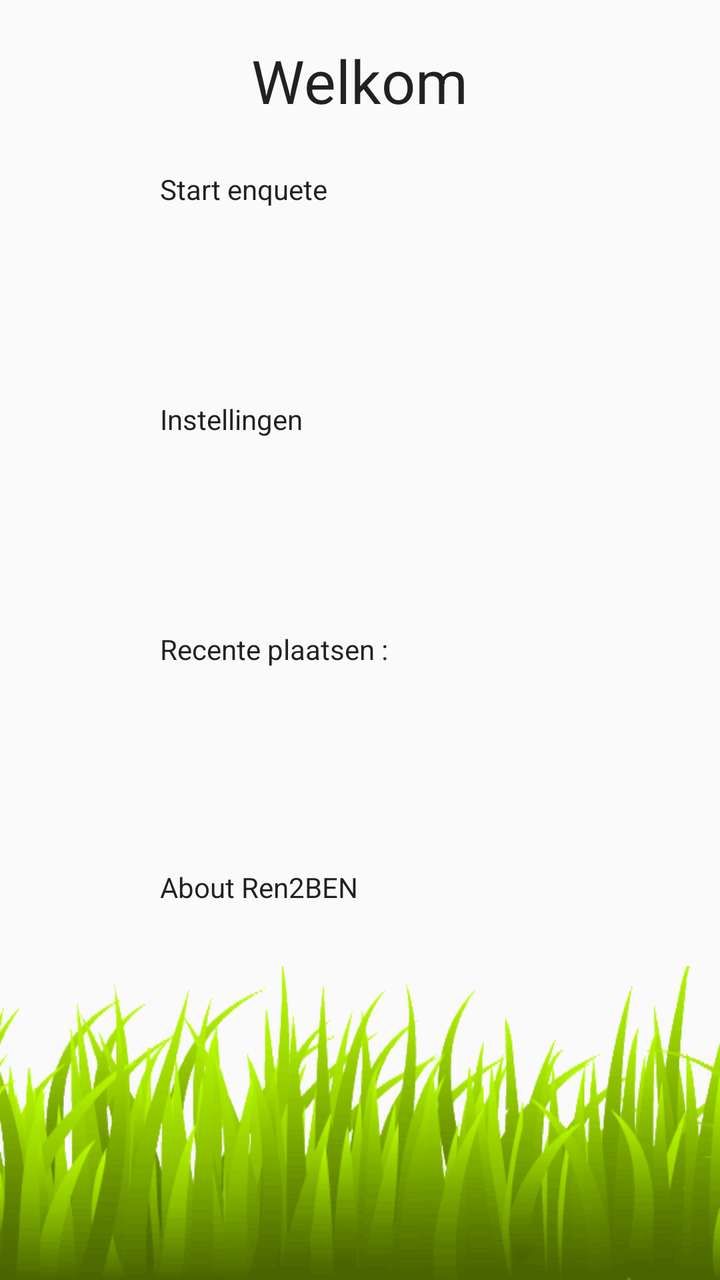
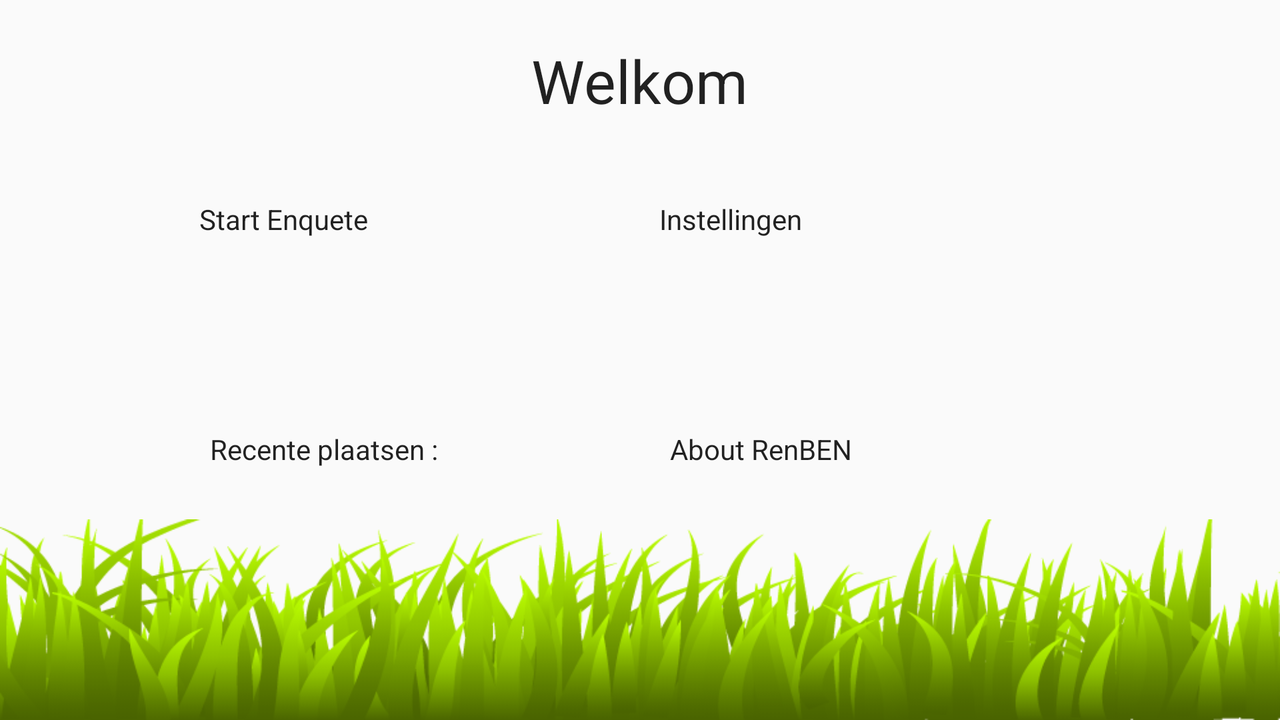

The same Android screen from two of the app's own layout files: first res/layout/ as a phone draws it, then the repository's variant for another configuration, drawn on a device whose configuration selects that folder. Both files follow.
<!-- AndroidManifest.xml: application theme ThemeBostoen -->
<!-- res/layout/home_layout.xml -->
<?xml version="1.0" encoding="utf-8"?>
<RelativeLayout xmlns:android="http://schemas.android.com/apk/res/android"
    android:layout_width="match_parent" android:layout_height="match_parent">
    <RelativeLayout
        android:layout_width="fill_parent"
        android:layout_height="wrap_content">
        <ImageView
            android:layout_width="fill_parent"
            android:layout_height="wrap_content"
            android:src="@drawable/footer"
            android:contentDescription="footer_image"
            android:scaleType="fitXY"
            android:layout_alignParentBottom="true"/>
    </RelativeLayout>
    <LinearLayout
        android:orientation="vertical"
        android:layout_width="match_parent"
        android:layout_height="match_parent"
        >

        <TextView
            android:layout_width="wrap_content"
            android:layout_height="50dp"
            android:textAppearance="?android:attr/textAppearanceLarge"
            android:text="@string/lblWelcomeHome"
            android:id="@+id/txtWelkom"
            android:layout_marginTop="20dp"
            android:layout_marginBottom="15dp"
            android:textSize="30sp"
            android:layout_gravity="center_horizontal" />

        <LinearLayout
            android:orientation="vertical"
            android:layout_width="match_parent"
            android:layout_height="match_parent">

            <Button
                android:layout_width="@dimen/button_width"
                android:layout_height="@dimen/button_height"
                android:text="@string/btnStartHome"
                android:id="@+id/btnStart"
                android:layout_marginBottom="50dp"
                android:layout_gravity="center_horizontal" />

            <Button
                android:layout_width="@dimen/button_width"
                android:layout_height="@dimen/button_height"
                android:text="@string/btnSettingsHome"
                android:id="@+id/btnSettings"
                android:layout_gravity="center_horizontal" />

            <Button
                android:layout_width="@dimen/button_width"
                android:layout_height="@dimen/button_height"
                android:id="@+id/plaatsButton"
                android:text="@string/plaats_historiek"
                android:layout_gravity="center_horizontal"
                android:layout_marginTop="50dp" />/>

            <Button
                android:layout_width="@dimen/button_width"
                android:layout_height="@dimen/button_height"
                android:text="@string/btnAboutHome"
                android:id="@+id/btnAbout"
                android:layout_marginTop="54dp"
                android:layout_gravity="center_horizontal" />
        </LinearLayout>

    </LinearLayout>

</RelativeLayout>
<!-- resources referenced by this layout -->
<resources>
  <dimen name="button_height">65dp</dimen>
  <dimen name="button_width">200dp</dimen>
  <string name="btnAboutHome">About Ren2BEN</string>
  <string name="btnSettingsHome">Instellingen</string>
  <string name="btnStartHome">Start enquete</string>
  <string name="lblWelcomeHome">Welkom</string>
  <string name="plaats_historiek">Recente plaatsen :</string>
  <style name="ThemeBostoen" parent="@style/Theme.AppCompat.Light.NoActionBar">
          <item name="android:textColorPrimary">#000000</item>
          <item name="android:colorForeground">#e3000b</item>
          <item name="android:colorBackground">#ffffffff</item>
          <item name="android:windowTitleBackgroundStyle">@style/WindowTitleBackground</item>
          <item name="android:windowBackground">@color/background</item>
  
          <item name="android:windowNoTitle">true</item>
          <item name="android:textViewStyle">@style/RobotoTextViewStyle</item>
          <item name="android:windowTitleSize">50dip</item>
          <item name="android:listViewStyle">@style/listViewStyle</item>
          <item name="android:radioButtonStyle">@style/radiobutton</item>
          <item name="android:buttonStyle">@style/button_style</item>
          <item name="android:textSize">20dp</item>
          <item name="buttonStyle">@style/button_style</item>
  
  
  </style>
  <style name="WindowTitleBackground">
          <item name="android:background">#e3000b</item>
      </style>
  <color name="background">#ffffffff</color>
  <style name="RobotoTextViewStyle">
          <item name="android:fontFamily">"fonts/Robot-Regular"</item>
          <item name="android:textColor">#000000</item>
  
      </style>
  <style name="listViewStyle" parent="android:style/Widget.ListView">
          <item name="android:background">#ffffff</item>
          <item name="android:textViewStyle">@style/RobotoTextViewStyle</item>
      </style>
  <style name="radiobutton" parent="@android:style/Widget.CompoundButton.RadioButton">
          <item name="android:button">@drawable/selectr</item>
          <item name="android:textColor">#000000</item>
      </style>
  <style name="button_style">
          <item name="android:fontFamily">"fonts/Robot-Regular"</item>
          <item name="android:textColor">#E0E0E0</item>
          <item name="android:gravity">center_horizontal</item>
          <item name="android:textStyle">bold</item>
          <item name="android:textSize">20dp</item>
          <item name="android:background">@drawable/costum_button_red</item>
  
      </style>
  <!-- drawable selectr (drawable) -->
  <?xml version="1.0" encoding="utf-8"?>
  <selector xmlns:android="http://schemas.android.com/apk/res/android">
      <item android:state_checked="true" android:state_window_focused="false"
          android:drawable="@drawable/rbtn_checked" />
      <item android:state_checked="false" android:state_window_focused="false"
          android:drawable="@drawable/rbtn_unchecked" />
      <item android:state_checked="true" android:state_pressed="true"
          android:drawable="@drawable/rbtn_checked" />
      <item android:state_checked="false" android:state_pressed="true"
          android:drawable="@drawable/rbtn_unchecked" />
      <item android:state_checked="true" android:state_focused="true"
          android:drawable="@drawable/rbtn_checked" />
      <item android:state_checked="false" android:state_focused="true"
          android:drawable="@drawable/rbtn_unchecked" />
      <item android:state_checked="false" android:drawable="@drawable/rbtn_unchecked" />
      <item android:state_checked="true" android:drawable="@drawable/rbtn_checked" />
  </selector>
</resources>
<!-- res/layout-land/home_layout.xml (the repository's variant of the layout above) -->
<!-- drawn on the phone turned sideways -->
<?xml version="1.0" encoding="utf-8"?>
<RelativeLayout xmlns:android="http://schemas.android.com/apk/res/android"
    android:layout_width="match_parent" android:layout_height="match_parent">

    <RelativeLayout
        android:layout_width="fill_parent"
        android:layout_height="wrap_content">
        <ImageView
            android:layout_width="fill_parent"
            android:layout_height="wrap_content"
            android:src="@drawable/footer_landscape_small"
            android:scaleType="fitEnd"
            android:layout_alignParentBottom="true"/>
    </RelativeLayout>

    <TextView
        android:layout_width="wrap_content"
        android:layout_height="wrap_content"
        android:textAppearance="?android:attr/textAppearanceLarge"
        android:text="Welkom"
        android:id="@+id/txtWelkom"
        android:layout_marginTop="20dp"
        android:textSize="30sp"
        android:layout_marginBottom="20dp"
        android:layout_alignParentTop="true"
        android:layout_centerHorizontal="true" />

    <LinearLayout
        android:orientation="vertical"
        android:layout_width="match_parent"
        android:layout_height="match_parent"
        android:layout_marginTop="100dp">

        <LinearLayout
        android:layout_width="match_parent"
        android:layout_height="wrap_content"
        android:orientation="horizontal"
        android:layout_below="@id/txtWelkom"
        android:gravity="center_horizontal|center_vertical"
        android:weightSum="1">
        <Button
            android:layout_width="@dimen/button_width"
            android:layout_height="@dimen/button_height"
            android:text="Start Enquete"
            android:id="@+id/btnStart" />

        <Button
            android:layout_width="@dimen/button_width"
            android:layout_height="@dimen/button_height"
            android:text="Instellingen"
            android:id="@+id/btnSettings"
            android:layout_marginLeft="30dp"
            android:layout_weight="0.05" />

    </LinearLayout>

        <LinearLayout
            android:orientation="horizontal"
            android:layout_width="wrap_content"
            android:layout_height="wrap_content"
            android:layout_marginTop="50dp"
            android:layout_gravity="center_horizontal">

            <Button
                android:layout_width="@dimen/button_width"
                android:layout_height="@dimen/button_height"
                android:id="@+id/plaatsButton"
                android:text="@string/plaats_historiek"
                android:layout_centerHorizontal="true"/>

            <Button
                android:layout_width="@dimen/button_width"
                android:layout_height="@dimen/button_height"
                android:text="About RenBEN"
                android:id="@+id/btnAbout"
                android:layout_alignParentBottom="true"
                android:layout_centerHorizontal="true"
                android:layout_marginLeft="30dp" />
        </LinearLayout>

    </LinearLayout>

</RelativeLayout>
<!-- resources referenced by the variant -->
<!-- as the phone turned sideways resolves them -->
<resources>
  <dimen name="button_height">65dp</dimen>
  <dimen name="button_width">200dp</dimen>
  <string name="plaats_historiek">Recente plaatsen :</string>
  <style name="ThemeBostoen" parent="@style/Theme.AppCompat.Light.NoActionBar">
          <item name="android:textColorPrimary">#000000</item>
          <item name="android:colorForeground">#e3000b</item>
          <item name="android:colorBackground">#ffffffff</item>
          <item name="android:windowTitleBackgroundStyle">@style/WindowTitleBackground</item>
          <item name="android:windowBackground">@color/background</item>
  
          <item name="android:windowNoTitle">true</item>
          <item name="android:textViewStyle">@style/RobotoTextViewStyle</item>
          <item name="android:windowTitleSize">50dip</item>
          <item name="android:listViewStyle">@style/listViewStyle</item>
          <item name="android:radioButtonStyle">@style/radiobutton</item>
          <item name="android:buttonStyle">@style/button_style</item>
          <item name="android:textSize">20dp</item>
          <item name="buttonStyle">@style/button_style</item>
  
  
  </style>
  <style name="WindowTitleBackground">
          <item name="android:background">#e3000b</item>
      </style>
  <color name="background">#ffffffff</color>
  <style name="RobotoTextViewStyle">
          <item name="android:fontFamily">"fonts/Robot-Regular"</item>
          <item name="android:textColor">#000000</item>
  
      </style>
  <style name="listViewStyle" parent="android:style/Widget.ListView">
          <item name="android:background">#ffffff</item>
          <item name="android:textViewStyle">@style/RobotoTextViewStyle</item>
      </style>
  <style name="radiobutton" parent="@android:style/Widget.CompoundButton.RadioButton">
          <item name="android:button">@drawable/selectr</item>
          <item name="android:textColor">#000000</item>
      </style>
  <style name="button_style">
          <item name="android:fontFamily">"fonts/Robot-Regular"</item>
          <item name="android:textColor">#E0E0E0</item>
          <item name="android:gravity">center_horizontal</item>
          <item name="android:textStyle">bold</item>
          <item name="android:textSize">20dp</item>
          <item name="android:background">@drawable/costum_button_red</item>
  
      </style>
  <!-- drawable selectr (drawable) -->
  <?xml version="1.0" encoding="utf-8"?>
  <selector xmlns:android="http://schemas.android.com/apk/res/android">
      <item android:state_checked="true" android:state_window_focused="false"
          android:drawable="@drawable/rbtn_checked" />
      <item android:state_checked="false" android:state_window_focused="false"
          android:drawable="@drawable/rbtn_unchecked" />
      <item android:state_checked="true" android:state_pressed="true"
          android:drawable="@drawable/rbtn_checked" />
      <item android:state_checked="false" android:state_pressed="true"
          android:drawable="@drawable/rbtn_unchecked" />
      <item android:state_checked="true" android:state_focused="true"
          android:drawable="@drawable/rbtn_checked" />
      <item android:state_checked="false" android:state_focused="true"
          android:drawable="@drawable/rbtn_unchecked" />
      <item android:state_checked="false" android:drawable="@drawable/rbtn_unchecked" />
      <item android:state_checked="true" android:drawable="@drawable/rbtn_checked" />
  </selector>
</resources>
